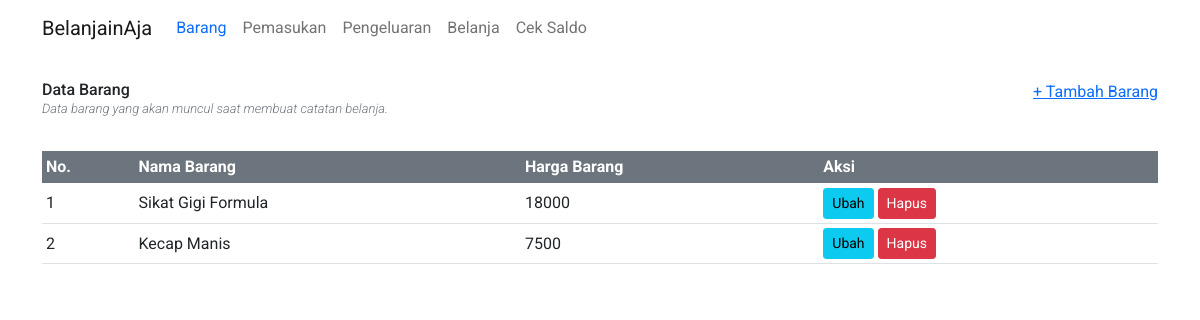
/belanjainaja/item/, run on an earlier commit of the app's database.
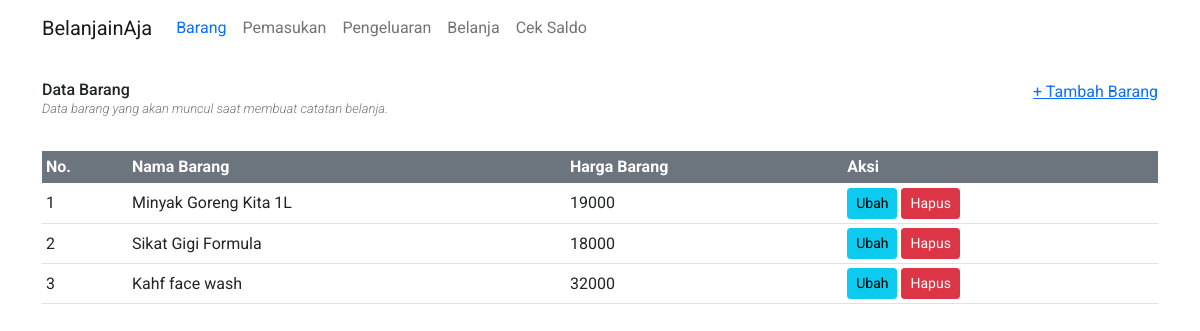
And on a later commit of the database.
### belanjainaja/models.py (models this page shows)
class Item(models.Model):
    name = models.CharField(max_length=50, unique=True)
    price = models.IntegerField()

### belanjainaja/views/item/__init__.py (the view)
# urls.py: path("", views.index, name="index"),
def index(request):
    latest_item_list = Item.objects.all()
    context = {
        "latest_item_list": latest_item_list
    }
    return render(request, "belanjainaja/item/index.html", context=context)

### belanjainaja/templates/belanjainaja/item/index.html (shortened to what this page needs)
{% extends "belanjainaja/base.html" %}
{% block content %}
<div class="d-flex justify-content-between mb-3">
  <div>
    <h6 class="mb-0">Data Barang</h6>
    <p class="text-secondary mt-0 fst-italic fw-light" style="font-size: 13px;">Data barang yang akan muncul saat
      membuat catatan belanja.</p>
  </div>
  <a href="{% url 'belanja:item.create' %}">+ Tambah Barang</a>
</div>
{% if not latest_item_list %}
<p>data not available.</p>
{% else %}
<div class="table-responsive">
  <table class="table table-sm align-middle">
    <thead class="bg-secondary text-white">
      <tr>
        <th>No.</th>
        <th>Nama Barang</th>
        <th>Harga Barang</th>
        <th>Aksi</th>
      </tr>
    </thead>
    <tbody class="table-group-divider">
      {% for item in latest_item_list %}
      <tr>
        <td scope="row">{{forloop.counter}}</td>
        <td>{{item.name}}</td>
        <td>{{item.price}}</td>
        <td class="d-flex justify-center align-items-center">
          <a href="{% url 'belanja:item.update' item.id %}" class="btn btn-sm btn-info me-1">Ubah</a>
          <form action="{% url 'belanja:item.delete' item.id %}" method="POST" class="mb-0">
            <button type="submit" class="btn btn-sm btn-danger">Hapus</button>
          </form>
        </td>
      </tr>
      {% endfor %}
    </tbody>
  </table>
</div>
{% endif %}
{% endblock %}

### belanjainaja/templates/belanjainaja/base.html (shortened to what this page needs)
{% load static %}
<!DOCTYPE html>
<html lang="en">
<head>
  <link rel="stylesheet" href="{% static 'belanjainaja/style.css' %}">
  <link href="https://cdn.jsdelivr.net/npm/bootstrap@5.0.2/dist/css/bootstrap.min.css" rel="stylesheet"
>
</head>
<body>
  <nav class="navbar navbar-expand-lg navbar-light">
    <div class="container">
      <a class="navbar-brand" href="{% url 'belanja:index' %}">BelanjainAja</a>
      <div class="collapse navbar-collapse" id="navbarNavDropdown">
        <ul class="navbar-nav">
          <li class="nav-item">
            <a {% if request.path == "/belanjainaja/item/" %} class="nav-link text-primary" {% endif %}
              class="nav-link" href="{% url 'belanja:item.index' %}">Barang</a>
          </li>
          <li class="nav-item">
            <a {% if request.path == "/belanjainaja/deposit/" %} class="nav-link text-primary" {% endif %}
              class="nav-link" href="{% url 'belanja:deposit.index' %}">Pemasukan</a>
          </li>
          <li class="nav-item">
            <a {% if request.path == "/belanjainaja/withdraw/" %} class="nav-link text-primary" {% endif %}
              class="nav-link" href="{% url 'belanja:withdraw.index' %}">Pengeluaran</a>
          </li>
          <li class="nav-item">
            <a {% if request.path == "/belanjainaja/shop/" %} class="nav-link text-primary" {% endif %} class="nav-link"
              href="{% url 'belanja:shop.index' %}">Belanja</a>
          </li>
          <li class="nav-item">
            <a {% if request.path == "/belanjainaja/wallet/" %} class="nav-link text-primary" {% endif %} class="nav-link"
              href="{% url 'belanja:wallet.index' %}">Cek Saldo</a>
          </li>
        </ul>
      </div>
    </div>
  </nav>
  <div class="container py-4">
    {% block content %} {% endblock %}
  </div>
</body>
</html>

### todolist/static/todolist/style.css (style rules this page uses)
body { font-family: 'Roboto'; }

### belanjainaja/templates/belanjainaja/base.html (style rules this page uses)
body { font-family: 'Roboto'; }

What changed in the data, as far as the page shows it:
removed Item: name "Kecap Manis", price "7500"
added Item: name "Minyak Goreng Kita 1L", price "19000"
added Item: name "Kahf face wash", price "32000"
